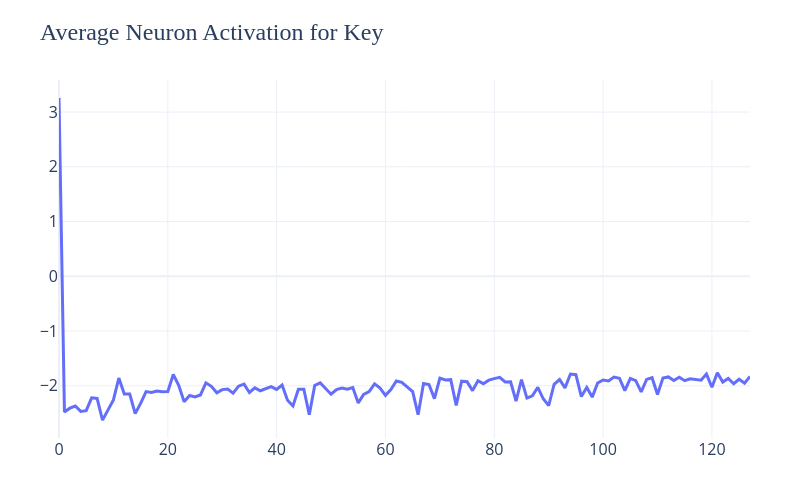
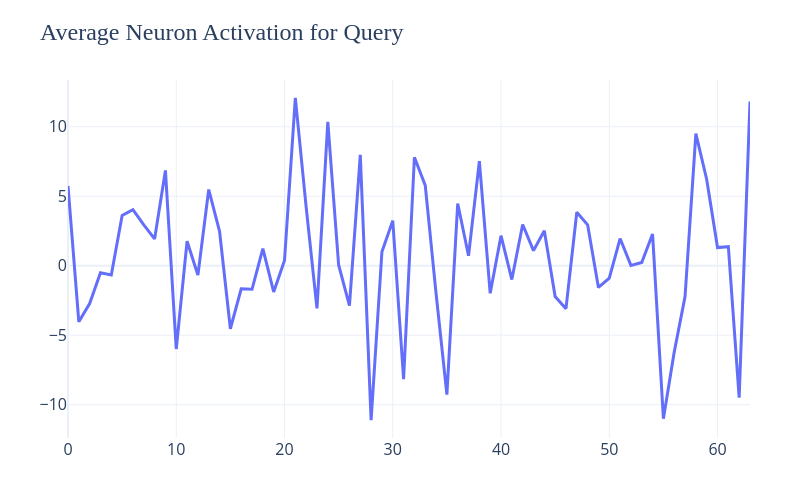

Source (notebook cell) for these figures, in order:
### Code cell
line(k_i.T.mean(0), title='Average Neuron Activation for Key'), line(q_i.mean(0), title='Average Neuron Activation for Query')

### Figure 1 — Plotly figure (JSON) as saved in the notebook; plotly's stock layout.template omitted (floating-point values rounded to 4 significant figures)
{"data": [{"hovertemplate": "variable=0<br>index=%{x}<br>value=%{y}<extra></extra>", "legendgroup": "0", "line": {"color": "#636efa", "dash": "solid", "width": 3}, "marker": {"size": 8, "symbol": "circle"}, "mode": "lines", "name": "0", "orientation": "v", "showlegend": false, "type": "scatter", "x": [0, 1, 2, 3, 4, 5, 6, 7, 8, 9, 10, 11, 12, 13, 14, 15, 16, 17, 18, 19, 20, 21, 22, 23, 24, 25, 26, 27, 28, 29, 30, 31, 32, 33, 34, 35, 36, 37, 38, 39, 40, 41, 42, 43, 44, 45, 46, 47, 48, 49, 50, 51, 52, 53, 54, 55, 56, 57, 58, 59, 60, 61, 62, 63, 64, 65, 66, 67, 68, 69, 70, 71, 72, 73, 74, 75, 76, 77, 78, 79, 80, 81, 82, 83, 84, 85, 86, 87, 88, 89, 90, 91, 92, 93, 94, 95, 96, 97, 98, 99, 100, 101, 102, 103, 104, 105, 106, 107, 108, 109, 110, 111, 112, 113, 114, 115, 116, 117, 118, 119, 120, 121, 122, 123, 124, 125, 126, 127], "xaxis": "x", "y": [3.259, -2.478, -2.409, -2.37, -2.468, -2.454, -2.221, -2.232, -2.627, -2.44, -2.259, -1.86, -2.149, -2.15, -2.509, -2.322, -2.106, -2.121, -2.096, -2.107, -2.103, -1.794, -1.991, -2.292, -2.179, -2.205, -2.168, -1.947, -2.011, -2.129, -2.07, -2.061, -2.136, -2.007, -1.97, -2.122, -2.038, -2.091, -2.05, -2.016, -2.066, -1.987, -2.264, -2.368, -2.065, -2.063, -2.529, -1.995, -1.946, -2.049, -2.154, -2.068, -2.041, -2.064, -2.033, -2.313, -2.158, -2.107, -1.966, -2.042, -2.174, -2.07, -1.914, -1.939, -2.027, -2.108, -2.528, -1.958, -1.976, -2.234, -1.861, -1.894, -1.888, -2.358, -1.916, -1.926, -2.089, -1.907, -1.961, -1.898, -1.869, -1.846, -1.931, -1.929, -2.279, -1.888, -2.225, -2.182, -2.03, -2.238, -2.362, -1.972, -1.885, -2.039, -1.786, -1.798, -2.197, -2.032, -2.207, -1.948, -1.894, -1.911, -1.841, -1.862, -2.089, -1.866, -1.908, -2.113, -1.883, -1.853, -2.16, -1.858, -1.839, -1.905, -1.844, -1.908, -1.871, -1.882, -1.898, -1.786, -2.026, -1.762, -1.932, -1.867, -1.962, -1.88, -1.952, -1.83], "yaxis": "y"}], "layout": {"height": 500, "legend": {"font": {"size": 16}, "title": {"text": ""}, "tracegroupgap": 0}, "margin": {"b": 50, "l": 50, "r": 50, "t": 80}, "showlegend": false, "title": {"font": {"family": "Serif", "size": 24}, "text": "Average Neuron Activation for Key"}, "width": 800, "xaxis": {"anchor": "y", "domain": [0, 1], "tickfont": {"size": 16}, "title": {"font": {"size": 18}, "text": ""}}, "yaxis": {"anchor": "x", "domain": [0, 1], "tickfont": {"size": 16}, "title": {"font": {"size": 18}, "text": ""}}}}

### Figure 2 — Plotly figure (JSON) as saved in the notebook; plotly's stock layout.template omitted (floating-point values rounded to 4 significant figures)
{"data": [{"hovertemplate": "variable=0<br>index=%{x}<br>value=%{y}<extra></extra>", "legendgroup": "0", "line": {"color": "#636efa", "dash": "solid", "width": 3}, "marker": {"size": 8, "symbol": "circle"}, "mode": "lines", "name": "0", "orientation": "v", "showlegend": false, "type": "scatter", "x": [0, 1, 2, 3, 4, 5, 6, 7, 8, 9, 10, 11, 12, 13, 14, 15, 16, 17, 18, 19, 20, 21, 22, 23, 24, 25, 26, 27, 28, 29, 30, 31, 32, 33, 34, 35, 36, 37, 38, 39, 40, 41, 42, 43, 44, 45, 46, 47, 48, 49, 50, 51, 52, 53, 54, 55, 56, 57, 58, 59, 60, 61, 62, 63], "xaxis": "x", "y": [5.744, -4.035, -2.721, -0.5104, -0.6655, 3.623, 4.033, 2.932, 1.927, 6.857, -5.994, 1.764, -0.6741, 5.482, 2.48, -4.538, -1.663, -1.699, 1.234, -1.886, 0.383, 12.08, 4.218, -3.077, 10.35, 0.05087, -2.872, 7.973, -11.11, 1.005, 3.238, -8.173, 7.802, 5.781, -1.992, -9.275, 4.476, 0.716, 7.528, -1.987, 2.16, -0.9979, 2.969, 1.083, 2.522, -2.217, -3.094, 3.849, 2.94, -1.564, -0.8882, 1.955, 0.02558, 0.2277, 2.276, -11.01, -6.218, -2.226, 9.505, 6.21, 1.304, 1.371, -9.493, 11.81], "yaxis": "y"}], "layout": {"height": 500, "legend": {"font": {"size": 16}, "title": {"text": ""}, "tracegroupgap": 0}, "margin": {"b": 50, "l": 50, "r": 50, "t": 80}, "showlegend": false, "title": {"font": {"family": "Serif", "size": 24}, "text": "Average Neuron Activation for Query"}, "width": 800, "xaxis": {"anchor": "y", "domain": [0, 1], "tickfont": {"size": 16}, "title": {"font": {"size": 18}, "text": ""}}, "yaxis": {"anchor": "x", "domain": [0, 1], "tickfont": {"size": 16}, "title": {"font": {"size": 18}, "text": ""}}}}
